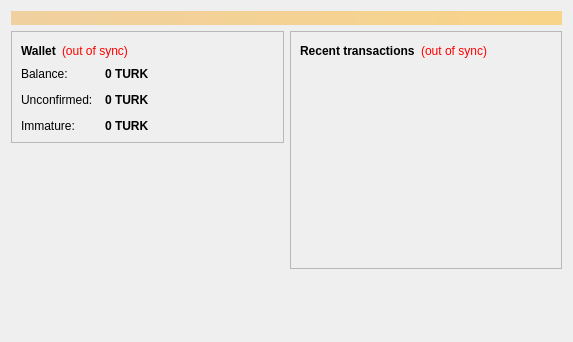
<?xml version="1.0" encoding="UTF-8"?>
<ui version="4.0">
 <class>OverviewPage</class>
 <widget class="QWidget" name="OverviewPage">
  <property name="geometry">
   <rect>
    <x>0</x>
    <y>0</y>
    <width>573</width>
    <height>342</height>
   </rect>
  </property>
  <property name="windowTitle">
   <string>Form</string>
  </property>
  <layout class="QVBoxLayout" name="topLayout">
   <item>
    <widget class="QLabel" name="labelAlerts">
     <property name="visible">
      <bool>false</bool>
     </property>
     <property name="styleSheet">
      <string notr="true">background-color: qlineargradient(x1: 0, y1: 0, x2: 1, y2: 0, stop:0 #F0D0A0, stop:1 #F8D488); color:#000000;</string>
     </property>
     <property name="wordWrap">
      <bool>true</bool>
     </property>
     <property name="margin">
      <number>3</number>
     </property>
    </widget>
   </item>
   <item>
    <layout class="QHBoxLayout" name="horizontalLayout" stretch="1,1">
     <item>
      <layout class="QVBoxLayout" name="verticalLayout_2">
       <item>
        <widget class="QFrame" name="frame">
         <property name="frameShape">
          <enum>QFrame::StyledPanel</enum>
         </property>
         <property name="frameShadow">
          <enum>QFrame::Raised</enum>
         </property>
         <layout class="QVBoxLayout" name="verticalLayout_4">
          <item>
           <layout class="QHBoxLayout" name="horizontalLayout_4">
            <item>
             <widget class="QLabel" name="label_5">
              <property name="font">
               <font>
                <weight>75</weight>
                <bold>true</bold>
               </font>
              </property>
              <property name="text">
               <string>Wallet</string>
              </property>
             </widget>
            </item>
            <item>
             <widget class="QLabel" name="labelWalletStatus">
              <property name="toolTip">
               <string>The displayed information may be out of date. Your wallet automatically synchronizes with the Turkcoin network after a connection is established, but this process has not completed yet.</string>
              </property>
              <property name="styleSheet">
               <string notr="true">QLabel { color: red; }</string>
              </property>
              <property name="text">
               <string notr="true">(out of sync)</string>
              </property>
              <property name="alignment">
               <set>Qt::AlignLeading|Qt::AlignLeft|Qt::AlignVCenter</set>
              </property>
             </widget>
            </item>
            <item>
             <spacer name="horizontalSpacer_2">
              <property name="orientation">
               <enum>Qt::Horizontal</enum>
              </property>
              <property name="sizeHint" stdset="0">
               <size>
                <width>40</width>
                <height>20</height>
               </size>
              </property>
             </spacer>
            </item>
           </layout>
          </item>
          <item>
           <layout class="QFormLayout" name="formLayout_2">
            <property name="fieldGrowthPolicy">
             <enum>QFormLayout::AllNonFixedFieldsGrow</enum>
            </property>
            <property name="horizontalSpacing">
             <number>12</number>
            </property>
            <property name="verticalSpacing">
             <number>12</number>
            </property>
            <item row="0" column="0">
             <widget class="QLabel" name="label">
              <property name="text">
               <string>Balance:</string>
              </property>
             </widget>
            </item>
            <item row="0" column="1">
             <widget class="QLabel" name="labelBalance">
              <property name="font">
               <font>
                <weight>75</weight>
                <bold>true</bold>
               </font>
              </property>
              <property name="cursor">
               <cursorShape>IBeamCursor</cursorShape>
              </property>
              <property name="toolTip">
               <string>Your current balance</string>
              </property>
              <property name="text">
               <string notr="true">0 TURK</string>
              </property>
              <property name="textInteractionFlags">
               <set>Qt::LinksAccessibleByMouse|Qt::TextSelectableByKeyboard|Qt::TextSelectableByMouse</set>
              </property>
             </widget>
            </item>
            <item row="1" column="0">
             <widget class="QLabel" name="label_3">
              <property name="text">
               <string>Unconfirmed:</string>
              </property>
             </widget>
            </item>
            <item row="1" column="1">
             <widget class="QLabel" name="labelUnconfirmed">
              <property name="font">
               <font>
                <weight>75</weight>
                <bold>true</bold>
               </font>
              </property>
              <property name="cursor">
               <cursorShape>IBeamCursor</cursorShape>
              </property>
              <property name="toolTip">
               <string>Total of transactions that have yet to be confirmed, and do not yet count toward the current balance</string>
              </property>
              <property name="text">
               <string notr="true">0 TURK</string>
              </property>
              <property name="textInteractionFlags">
               <set>Qt::LinksAccessibleByMouse|Qt::TextSelectableByKeyboard|Qt::TextSelectableByMouse</set>
              </property>
             </widget>
            </item>
            <item row="2" column="0">
             <widget class="QLabel" name="labelImmatureText">
              <property name="text">
               <string>Immature:</string>
              </property>
             </widget>
            </item>
            <item row="2" column="1">
             <widget class="QLabel" name="labelImmature">
              <property name="font">
               <font>
                <weight>75</weight>
                <bold>true</bold>
               </font>
              </property>
              <property name="toolTip">
               <string>Mined balance that has not yet matured</string>
              </property>
              <property name="text">
               <string notr="true">0 TURK</string>
              </property>
              <property name="textInteractionFlags">
               <set>Qt::LinksAccessibleByMouse|Qt::TextSelectableByKeyboard|Qt::TextSelectableByMouse</set>
              </property>
             </widget>
            </item>
           </layout>
          </item>
         </layout>
        </widget>
       </item>
       <item>
        <spacer name="verticalSpacer">
         <property name="orientation">
          <enum>Qt::Vertical</enum>
         </property>
         <property name="sizeHint" stdset="0">
          <size>
           <width>20</width>
           <height>40</height>
          </size>
         </property>
        </spacer>
       </item>
      </layout>
     </item>
     <item>
      <layout class="QVBoxLayout" name="verticalLayout_3">
       <item>
        <widget class="QFrame" name="frame_2">
         <property name="frameShape">
          <enum>QFrame::StyledPanel</enum>
         </property>
         <property name="frameShadow">
          <enum>QFrame::Raised</enum>
         </property>
         <layout class="QVBoxLayout" name="verticalLayout">
          <item>
           <layout class="QHBoxLayout" name="horizontalLayout_2">
            <item>
             <widget class="QLabel" name="label_4">
              <property name="text">
               <string>&lt;b&gt;Recent transactions&lt;/b&gt;</string>
              </property>
             </widget>
            </item>
            <item>
             <widget class="QLabel" name="labelTransactionsStatus">
              <property name="toolTip">
               <string>The displayed information may be out of date. Your wallet automatically synchronizes with the Turkcoin network after a connection is established, but this process has not completed yet.</string>
              </property>
              <property name="styleSheet">
               <string notr="true">QLabel { color: red; }</string>
              </property>
              <property name="text">
               <string notr="true">(out of sync)</string>
              </property>
              <property name="alignment">
               <set>Qt::AlignRight|Qt::AlignTrailing|Qt::AlignVCenter</set>
              </property>
             </widget>
            </item>
            <item>
             <spacer name="horizontalSpacer">
              <property name="orientation">
               <enum>Qt::Horizontal</enum>
              </property>
              <property name="sizeHint" stdset="0">
               <size>
                <width>40</width>
                <height>20</height>
               </size>
              </property>
             </spacer>
            </item>
           </layout>
          </item>
          <item>
           <widget class="QListView" name="listTransactions">
            <property name="styleSheet">
             <string notr="true">QListView { background: transparent; }</string>
            </property>
            <property name="frameShape">
             <enum>QFrame::NoFrame</enum>
            </property>
            <property name="verticalScrollBarPolicy">
             <enum>Qt::ScrollBarAlwaysOff</enum>
            </property>
            <property name="horizontalScrollBarPolicy">
             <enum>Qt::ScrollBarAlwaysOff</enum>
            </property>
            <property name="selectionMode">
             <enum>QAbstractItemView::NoSelection</enum>
            </property>
           </widget>
          </item>
         </layout>
        </widget>
       </item>
       <item>
        <spacer name="verticalSpacer_2">
         <property name="orientation">
          <enum>Qt::Vertical</enum>
         </property>
         <property name="sizeHint" stdset="0">
          <size>
           <width>20</width>
           <height>40</height>
          </size>
         </property>
        </spacer>
       </item>
      </layout>
     </item>
    </layout>
   </item>
  </layout>
 </widget>
 <resources/>
 <connections/>
</ui>
